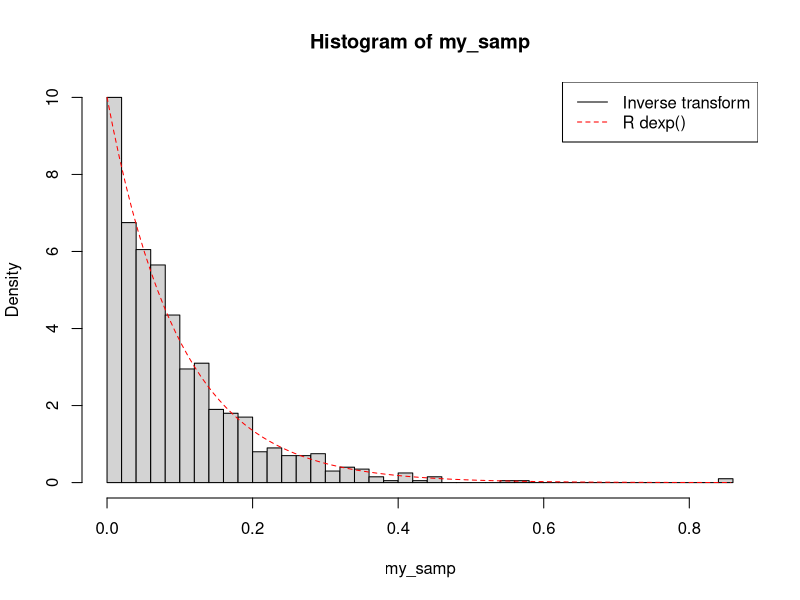

Write the R code that produced this figure.
## ---- chunk 1
knitr::opts_chunk$set(tidy = TRUE, message = FALSE, cache=TRUE)
## ---- chunk 2
    generate_exp <- function(n, lambda) {
      u <- runif(n)
      x <- -1/lambda * log(1 - u)
      return(x)
    }

    n_samp <- 1000
    my_samp <- generate_exp(n = n_samp, lambda = 10)
    hist(my_samp, probability = TRUE, n = 50)
    curve(dexp(x, rate = 10), from = 0, to = max(my_samp), col = "red", lty = 2, add = TRUE)
    legend("topright", c("Inverse transform", "R dexp()"), lty = c(1, 2), col = c("black", "red"))
